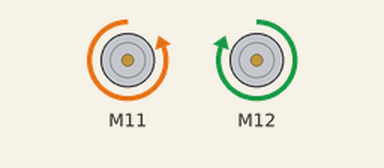
Recording of a sketch running on a simulated Arduino Uno, built with avr-gcc and run on an emulated ATmega328P. Shown: 2 × DC motor (green arrow = forward, orange = backward, longer = faster).

Above: at 0.1 s.
Timing chart, 0 to 1.6 s (numbered marks = the images above):
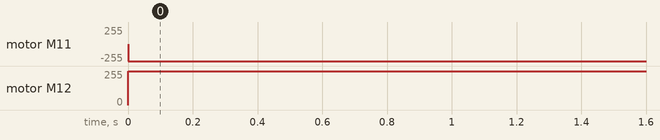

The sketch:

motor_test.ino
```cpp
#include <Arduino.h>
#include <MeAuriga.h>

MeEncoderOnBoard m1(SLOT1); // rechts
MeEncoderOnBoard m2(SLOT2); // links

void move(int m1speed, int m2speed) { //ohne Encoder //rechts, links
  m1.setMotorPwm(m1speed * 1 * -1); //Seiten Stimmen nicht unbedingt
  m2.setMotorPwm(m2speed * 1); //speedfaktor gelöscht
}

void setup() {
  // put your setup code here, to run once:

}

void loop() {
  // put your main code here, to run repeatedly:
  move(255, 255); //rechts, links
}
```

Measured:
- by itself, motor M11: stopped → backward 255/255 at 0.00 s
- by itself, motor M12: stopped → forward 255/255 at 0.00 s
